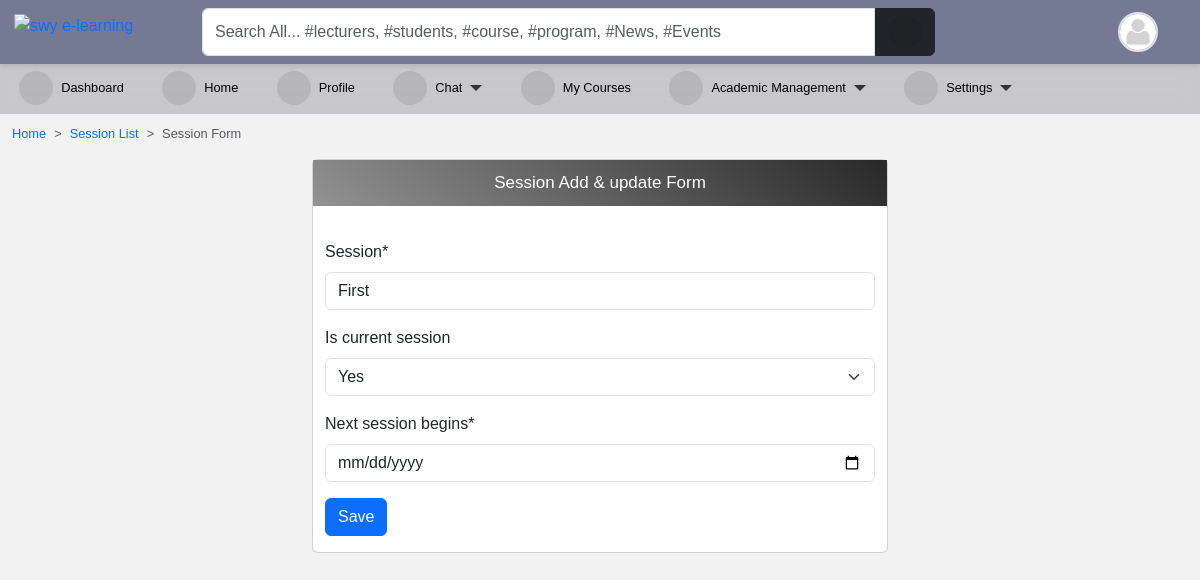
The page /session/5/edit/ (signed in) on the database its author committed.
### accounts/models.py (models this page shows, shortened)
class User(AbstractUser):
    is_student = models.BooleanField(default=False)
    is_lecturer = models.BooleanField(default=False)
    gender = models.CharField(max_length=1, choices=GENDERS, blank=True, null=True)
    phone = models.CharField(max_length=60, blank=True, null=True)
    address = models.CharField(max_length=60, blank=True, null=True)
    picture = models.ImageField(
        upload_to="profile_pictures/%y/%m/%d/", default="default.png", null=True
    )
    email = models.EmailField(blank=True, null=True)
    username_validator = ASCIIUsernameValidator()
    objects = CustomUserManager()
    class Meta:
        ordering = ("-date_joined",)
    @property
    def get_user_role(self):
        if self.is_superuser:
            role = "Admin"
        elif self.is_student:
            role = "Student"
        elif self.is_lecturer:
            role = "Lecturer"
        return role

### core/models.py (models this page shows, shortened)
class Session(models.Model):
    session = models.CharField(max_length=200, unique=True)
    is_current_session = models.BooleanField(default=False, blank=True, null=True)
    next_session_begins = models.DateField(blank=True, null=True)

### accounts/decorators.py (the view)
    def wrapper(request, *args, **kwargs):
        if test_func(request.user):
            return function(request, *args, **kwargs) if function else None
        else:
            return redirect(redirect_to)

### core/forms.py
class SessionForm(forms.ModelForm):
    next_session_begins = forms.DateTimeField(
        widget=forms.TextInput(
            attrs={
                "type": "date",
            }
        ),
        required=True,
    )
    class Meta:
        model = Session
        fields = ["session", "is_current_session", "next_session_begins"]

### templates/core/session_update.html (shortened to what this page needs)
{% extends 'base.html' %}
{% load crispy_forms_tags %}
{% load static %}
{% block content %}
<nav style="--bs-breadcrumb-divider: '>';" aria-label="breadcrumb">
    <ol class="breadcrumb">
      <li class="breadcrumb-item"><a href="/">Home</a></li>
      <li class="breadcrumb-item"><a href="{% url 'session_list' %}">Session List</a></li>
      <li class="breadcrumb-item active" aria-current="page">Session Form</li>
    </ol>
</nav>
<div class="row">
    <div class="col-md-6 mx-auto">
        <div class="card pb-3">
            <p class="form-title">Session Add & update Form</p>
            <div class="container"><br>
                <form action="" method="POST">{% csrf_token %}
                    {{ form|crispy }}
                    <input class="btn btn-primary" type="submit" value="Save">
                </form>
            </div>
        </div>
    </div>
</div>
{% endblock content %}

### templates/navbar.html (shortened to what this page needs)
{% load static %}
<div id="top-navbar" class="py-2 top-navbar">
	<div class="container">
		<a href="/" class="head-logo">
			<img src="{% static 'img/swy e-learning.jpg' %}" width="40px" alt="swy e-learning">
		</a>
		<div class="nav-wrapper">
			<form class="form-header" action="{% url 'query' %}" method="GET">
				<input id="primary-search" class="form-control rounded-end-0" type="text" name="q" value="{{ request.GET.q }}"
					placeholder="Search All... #lecturers, #students, #course, #program, #News, #Events" required />
				<button class="btn btn-dark rounded-start-0" type="submit">
					<i class="fas fa-search"></i>
				</button>
			</form>
			<div class="dropdown index">
				<div class="avatar border border-2" type="button" data-bs-toggle="dropdown" aria-expanded="false">
					<img src="{{ request.user.picture.url }}">
				</div>
			</div>
		</div>
	</div>
</div>

### static/scss/style1.css (style rules this page uses)
*, body { font-family: "Rubik", sans-serif; }
body { background-color: #f3f2f2; }
#top-navbar { position: fixed; top: 0; right: 0; -webkit-margin-start: -10px; z-index: 90; padding: 0; background: #747a94; box-shadow: 0px 2px 5px 0px rgba(0, 0, 0, 0.1); transition: 0.3s; margin: 0; }
#top-navbar .container { display: flex; background-color: transparent; position: relative; }
#top-navbar .nav-wrapper { display: flex; flex-wrap: wrap; justify-content: space-between; align-items: center; width: 100%; margin-left: 10rem; background-color: transparent; }
#top-navbar .nav-wrapper .form-header { display: flex; flex: 0.8; }
#top-navbar .nav-wrapper .form-header button { flex: 0.1; }
#top-navbar { left: 0; }
.avatar { width: 40px; height: 40px; border-radius: 50%; overflow: hidden; }
.avatar img { width: 100%; height: 100%; -o-object-fit: cover; object-fit: cover; }
a { color: var(--bs-primary); text-decoration: none; }
.form-title { display: flex; align-items: center; justify-content: center; font-weight: 400; font-size: 17px; padding: 10px; background: linear-gradient(40deg, #929292, #282828); color: #ffffff; text-align: center; margin-bottom: 10px; }
.fas, .fa { font-size: 16px; display: inline-flex; align-items: center; justify-content: center; width: 34px; height: 34px; background-color: rgba(0, 0, 0, 0.093); border-radius: 50%; }

### templates/aside.html (style rules this page uses)
li { font-size: .8rem; }

### templates/navbar.html (style rules this page uses)
.head-logo { position: absolute; left: -1rem; top: 0.3rem; }

### rows shown on the page
User: user.picture (placeholder picture)
Session: session "First", is_current_session "Yes"
